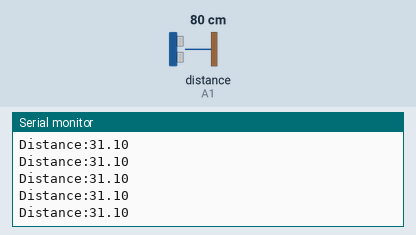
Recording of a sketch running on a simulated Arduino Uno, built with avr-gcc and run on an emulated ATmega328P. Parts: the last lines printed to the serial monitor. Wiring (inferred from the names in the program): ultrasonic range finder: trigger A0; echo A1. The test bench sets the inputs (shaded band); at power-on: distance to the obstacle (sensor on A1) 80 cm. The echo pulse lasts 58.3 µs per cm.

Above: at 1.2 s.
1.3 s: distance to the obstacle (sensor on A1) set to 299 cm
At 2.4 s:
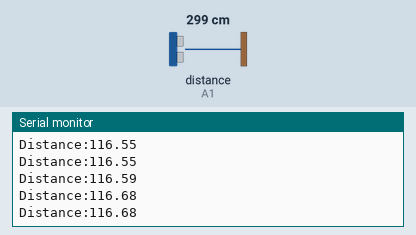
4.3 s: distance to the obstacle (sensor on A1) set to 35 cm
At 5.2 s:
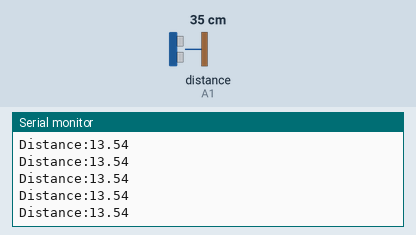
Timing chart, 0 to 7.3 s (numbered marks = the images above; inputs shaded):
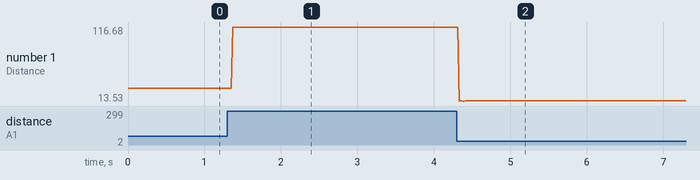

The sketch:

get_distance_00.ino
```cpp
//Ultrasonic Sensor HC SR04

// define pin numbers
const int trigPin = A0;
const int echoPin = A1;

// Define constant values used throughout program
const float DELAY_MS = 1000;  // Delay period between ultrasonic pulses
const float MAX_SPEED = 10;   // Maximum operable speed of our robot

// define variables for use throughout the program (that need to be stored with every iteration) (useful for calibrating)
float previous_distance;      //current distance to obstacle

void setup () {
  pinMode (trigPin,OUTPUT);   //define trigPin as an output as it will send ultrasound waves
  pinMode (echoPin,INPUT);    //define echoPin as an input as it will receive ultrasound waves from trigPin
  Serial.begin(9600);        // begin serial communication
}

float get_distance() {
  // clear trigPin
  digitalWrite (trigPin,LOW);
  delayMicroseconds(2);

  //send ultrasound wave
  digitalWrite (trigPin,HIGH);
  delayMicroseconds(10);
  digitalWrite(trigPin,LOW);

  //read the echopin. value returned measures time of TOTAL sound wave travel (from being transmitted to being received)
  float duration = pulseIn (echoPin,HIGH);

  //convert values to distance; converting seconds to cm using speed of sound (340 m/s)
  //divide by two to get the time traveled from hitting obstacle to being received
  float distance_cm = (duration*0.034)/2;

  //convert to inches
  float distance = distance_cm * 0.3937;

  float distance_traveled = distance - previous_distance;

  //convert to positive number to account for robot traveling away or towards the wall
  if (distance_traveled < 0){
    distance_traveled = distance_traveled * -1;
  }

  // measure the maximum distance robot can travel using MAX_SPEED
  // MAX_SPEED will be measured by us (we can run robot at maximum operable speeds and measure speed)
  // MAX_SPEED must be in measured in in/ms!
  float max_distance_traveled = MAX_SPEED * DELAY_MS;

  // if distance traveled measured by Ultrasonic is greater than what our robot can physically achieve, value is invalid
  if (distance_traveled > max_distance_traveled) {
    return -1.0;
  } else {
    previous_distance = distance;
  }

  Serial.print("Distance:");
  Serial.println(distance);

  return distance;
}

void loop() {
  float distance = get_distance();
}
```

Measured:
- after the input at 1.3 s, the serial monitor: prints a new line after 0.07 s (image 1)
- after the input at 4.3 s, the serial monitor: prints a new line at once (image 2)
- plotted number 1: 31.1 → 116.54 after the input at 1.3 s, 116.54 → 13.54 after the input at 4.3 s
